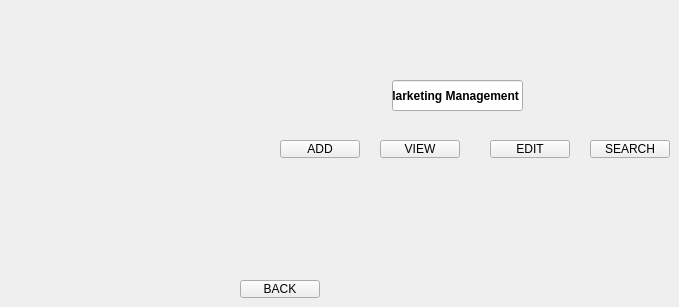
    <widget class="QWidget" name="MM">
     <widget class="QLineEdit" name="mm_heading">
      <property name="geometry">
       <rect>
        <x>392</x>
        <y>80</y>
        <width>131</width>
        <height>31</height>
       </rect>
      </property>
      <property name="font">
       <font>
        <bold>true</bold>
       </font>
      </property>
      <property name="text">
       <string>  Marketing Management</string>
      </property>
      <property name="readOnly">
       <bool>true</bool>
      </property>
     </widget>
     <widget class="QPushButton" name="add_mm">
      <property name="geometry">
       <rect>
        <x>280</x>
        <y>140</y>
        <width>80</width>
        <height>18</height>
       </rect>
      </property>
      <property name="text">
       <string>ADD</string>
      </property>
     </widget>
     <widget class="QPushButton" name="view_mm">
      <property name="geometry">
       <rect>
        <x>380</x>
        <y>140</y>
        <width>80</width>
        <height>18</height>
       </rect>
      </property>
      <property name="text">
       <string>VIEW</string>
      </property>
     </widget>
     <widget class="QPushButton" name="edit_mm">
      <property name="geometry">
       <rect>
        <x>490</x>
        <y>140</y>
        <width>80</width>
        <height>18</height>
       </rect>
      </property>
      <property name="text">
       <string>EDIT</string>
      </property>
     </widget>
     <widget class="QPushButton" name="search_mm">
      <property name="geometry">
       <rect>
        <x>590</x>
        <y>140</y>
        <width>80</width>
        <height>18</height>
       </rect>
      </property>
      <property name="text">
       <string>SEARCH</string>
      </property>
     </widget>
     <widget class="QPushButton" name="back_mm">
      <property name="geometry">
       <rect>
        <x>240</x>
        <y>280</y>
        <width>80</width>
        <height>18</height>
       </rect>
      </property>
      <property name="text">
       <string>BACK</string>
      </property>
     </widget>
    </widget>
